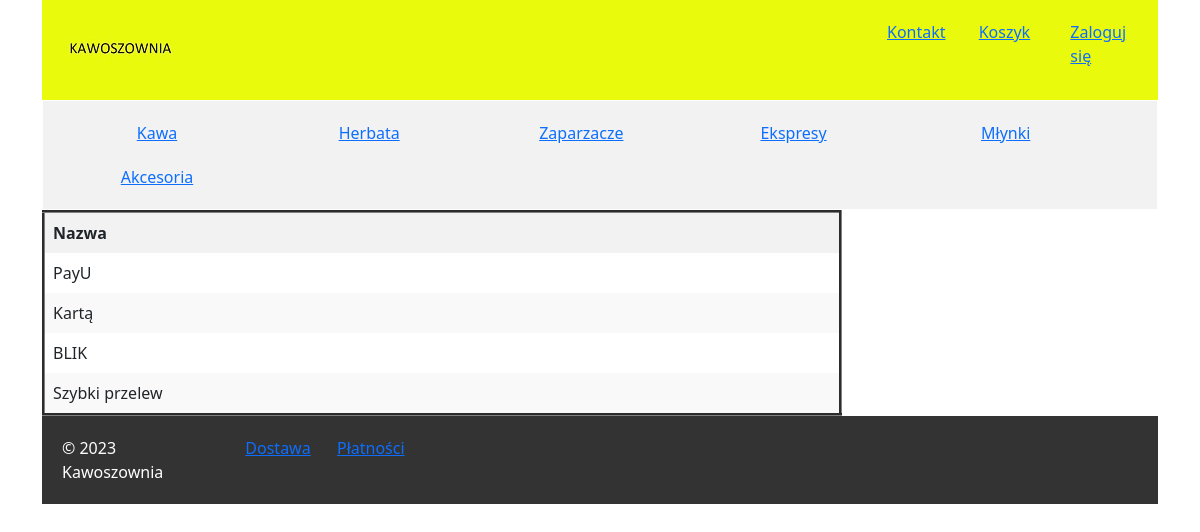
/payment/, run on the app's committed database.
### mysite/models.py (models this page shows)
class Category(models.Model):
    name = models.CharField('Nazwa', max_length=50, unique=True)
    def __str__(self):
        return f'{self.name}'

class Payment(models.Model):
    payment_type = models.CharField('Typ płatności', max_length=50, unique=True)
    def __str__(self):
        return f'{self.payment_type}'

### mysite/views/payment.py (the view)
class PaymentPageView(ListView):
    model = Payment
    template_name = 'mysite/payment/payment_list.html'

### mysite/context_processors.py (called while the page is built)
def categories(request):
    return {
        'categories': Category.objects.all()
    }

### mysite/templates/mysite/payment/payment_list.html (shortened to what this page needs)
{% extends 'base.html' %}
{% block content %}
<table border="3px">
    <thead>
        <tr>
            <th>
                Nazwa
            </th>
        </tr>
    </thead>
    <tbody>
        {% for payment in payment_list %}
            <tr>
                {% if user.is_superuser %}
                    <td>
                        <a href="/payment/{{payment.id}}/">{{payment}}</a>
                    </td>
                    <td>
                        <a href="/payment/{{payment.id}}/update/">Edytuj </a>
                        <a href="/payment/{{payment.id}}/delete/">Usuń </a>
                    </td>
                {% else %}
                    <td>
                        {{payment}}
                    </td>
                {% endif %}
            </tr>
        {% endfor %}
    </tbody>
</table>
{% endblock %}

### ecommerce/templates/base.html (shortened to what this page needs)
{% load static %}
<!DOCTYPE html>
<html>
  <head>
    <link rel="stylesheet" href="{% static 'assets/css/style.css' %}">
    <link href="https://cdn.jsdelivr.net/npm/bootstrap@5.2.3/dist/css/bootstrap.min.css" rel="stylesheet">
  </head>
  <body class="container">
    <header>
      <div class="row">
        <div class="col">
          <a href="/"><img src="{% static 'assets/img/Logo.jpg' %}"></a>
        </div>
        <div class="col-1">
          <a href="/contact/"> Kontakt </a>
        </div>
        <div class="col-1">
          <a href="/order_detail/"> Koszyk </a>
        </div>
        <div class="col-1">
          {% if user.is_authenticated %}
            <div>
              <a href="/accounts/logout/"> Wyloguj się </a>
            </div>
          {% else %}
            <div>
              <a href="/accounts/login/"> Zaloguj się </a>
            </div>
          {% endif %}
        </div>
    </header>
    <nav>
      <ul>
        {% for category in categories %}
          <li class="text-center" style="width: 208px;"><a href="/?category={{category.id}}"> {{category}} </a></li>
        {% endfor %}
      </ul>
    </nav>
    {% block content %}{% endblock %}
    <footer>
      <div class="row">
        <div class="col-2">
          &copy; 2023 Kawoszownia
        </div>
        <div class="col-1">
          <a href="/delivery/"> Dostawa </a>
        </div>
        <div class="col-1">
          <a href="/payment/"> Płatności </a>
        </div>
      </div>
    </footer>
  </body>
</html>

### ecommerce/static/assets/css/style.css (style rules this page uses)
header { background-color: rgb(234, 250, 13); color: #ccc; padding: 20px; }
nav { background-color: #f2f2f2; border: 1px solid white; padding: 10px; }
nav ul { list-style-type: none; margin: 0; padding: 0; }
nav li { display: inline-block; }
nav a { display: block; padding: 10px; }
footer { background-color: #333; color: white; padding: 20px; }
table { border-collapse: collapse; width: 100%; max-width: 800px; }
th, td { border: 1px solid #ddd; padding: 8px; text-align: left; }
th { background-color: #f2f2f2; font-weight: bold; }
tr:nth-child(even) { background-color: #f9f9f9; }

### data on the page
Category: name "Kawa"
Category: name "Herbata"
Category: name "Zaparzacze"
Category: name "Ekspresy"
Category: name "Młynki"
Category: name "Akcesoria"
Payment: payment_type "PayU"
Payment: payment_type "Kartą"
Payment: payment_type "BLIK"
Payment: payment_type "Szybki przelew"
